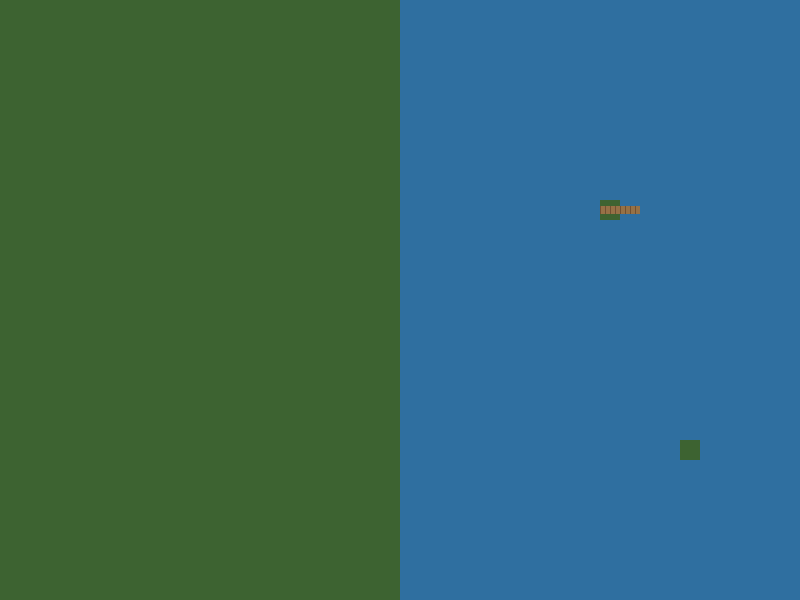

Rendered tile map (Tiled .tmx) drawn with the repository's tilesets; below, a short description and the full map source, tile grids included:
An orthogonal 40x30 tile map with 20x20 px tiles, 1 tile layer (Ground).

<map orientation="orthogonal" renderorder="right-down" width="40" height="30" tilewidth="20" tileheight="20">
<tileset firstgid="1" name="naval-ground" tilewidth="20" tileheight="20"><image source="../assets/naval-ground.png" width="100" height="160" />
<tile id="1"><properties><property name="water" value="" /></properties></tile>
<tile id="2"><properties><property name="water-bridge" value="" /></properties></tile>
<tile id="3"><properties><property name="water" value="" /><property name="water-bridge" value="false" /></properties></tile>
</tileset><layer name="Ground" width="40" height="30"><data encoding="csv">1,1,1,1,1,1,1,1,1,1,1,1,1,1,1,1,1,1,1,1,2,2,2,2,2,2,2,2,2,2,2,2,2,2,2,2,2,2,2,2,1,1,1,1,1,1,1,1,1,1,1,1,1,1,1,1,1,1,1,1,2,2,2,2,2,2,2,2,2,2,2,2,2,2,2,2,2,2,2,2,1,1,1,1,1,1,1,1,1,1,1,1,1,1,1,1,1,1,1,1,2,2,2,2,2,2,2,2,2,2,2,2,2,2,2,2,2,2,2,2,1,1,1,1,1,1,1,1,1,1,1,1,1,1,1,1,1,1,1,1,2,2,2,2,2,2,2,2,2,2,2,2,2,2,2,2,2,2,2,2,1,1,1,1,1,1,1,1,1,1,1,1,1,1,1,1,1,1,1,1,2,2,2,2,2,2,2,2,2,2,2,2,2,2,2,2,2,2,2,2,1,1,1,1,1,1,1,1,1,1,1,1,1,1,1,1,1,1,1,1,2,2,2,2,2,2,2,2,2,2,2,2,2,2,2,2,2,2,2,2,1,1,1,1,1,1,1,1,1,1,1,1,1,1,1,1,1,1,1,1,2,2,2,2,2,2,2,2,2,2,2,2,2,2,2,2,2,2,2,2,1,1,1,1,1,1,1,1,1,1,1,1,1,1,1,1,1,1,1,1,2,2,2,2,2,2,2,2,2,2,2,2,2,2,2,2,2,2,2,2,1,1,1,1,1,1,1,1,1,1,1,1,1,1,1,1,1,1,1,1,2,2,2,2,2,2,2,2,2,2,2,2,2,2,2,2,2,2,2,2,1,1,1,1,1,1,1,1,1,1,1,1,1,1,1,1,1,1,1,1,2,2,2,2,2,2,2,2,2,2,2,2,2,2,2,2,2,2,2,2,1,1,1,1,1,1,1,1,1,1,1,1,1,1,1,1,1,1,1,1,2,2,2,2,2,2,2,2,2,2,3,4,2,2,2,2,2,2,2,2,1,1,1,1,1,1,1,1,1,1,1,1,1,1,1,1,1,1,1,1,2,2,2,2,2,2,2,2,2,2,2,2,2,2,2,2,2,2,2,2,1,1,1,1,1,1,1,1,1,1,1,1,1,1,1,1,1,1,1,1,2,2,2,2,2,2,2,2,2,2,2,2,2,2,2,2,2,2,2,2,1,1,1,1,1,1,1,1,1,1,1,1,1,1,1,1,1,1,1,1,2,2,2,2,2,2,2,2,2,2,2,2,2,2,2,2,2,2,2,2,1,1,1,1,1,1,1,1,1,1,1,1,1,1,1,1,1,1,1,1,2,2,2,2,2,2,2,2,2,2,2,2,2,2,2,2,2,2,2,2,1,1,1,1,1,1,1,1,1,1,1,1,1,1,1,1,1,1,1,1,2,2,2,2,2,2,2,2,2,2,2,2,2,2,2,2,2,2,2,2,1,1,1,1,1,1,1,1,1,1,1,1,1,1,1,1,1,1,1,1,2,2,2,2,2,2,2,2,2,2,2,2,2,2,2,2,2,2,2,2,1,1,1,1,1,1,1,1,1,1,1,1,1,1,1,1,1,1,1,1,2,2,2,2,2,2,2,2,2,2,2,2,2,2,2,2,2,2,2,2,1,1,1,1,1,1,1,1,1,1,1,1,1,1,1,1,1,1,1,1,2,2,2,2,2,2,2,2,2,2,2,2,2,2,2,2,2,2,2,2,1,1,1,1,1,1,1,1,1,1,1,1,1,1,1,1,1,1,1,1,2,2,2,2,2,2,2,2,2,2,2,2,2,2,2,2,2,2,2,2,1,1,1,1,1,1,1,1,1,1,1,1,1,1,1,1,1,1,1,1,2,2,2,2,2,2,2,2,2,2,2,2,2,2,2,2,2,2,2,2,1,1,1,1,1,1,1,1,1,1,1,1,1,1,1,1,1,1,1,1,2,2,2,2,2,2,2,2,2,2,2,2,2,2,2,2,2,2,2,2,1,1,1,1,1,1,1,1,1,1,1,1,1,1,1,1,1,1,1,1,2,2,2,2,2,2,2,2,2,2,2,2,2,2,1,2,2,2,2,2,1,1,1,1,1,1,1,1,1,1,1,1,1,1,1,1,1,1,1,1,2,2,2,2,2,2,2,2,2,2,2,2,2,2,2,2,2,2,2,2,1,1,1,1,1,1,1,1,1,1,1,1,1,1,1,1,1,1,1,1,2,2,2,2,2,2,2,2,2,2,2,2,2,2,2,2,2,2,2,2,1,1,1,1,1,1,1,1,1,1,1,1,1,1,1,1,1,1,1,1,2,2,2,2,2,2,2,2,2,2,2,2,2,2,2,2,2,2,2,2,1,1,1,1,1,1,1,1,1,1,1,1,1,1,1,1,1,1,1,1,2,2,2,2,2,2,2,2,2,2,2,2,2,2,2,2,2,2,2,2,1,1,1,1,1,1,1,1,1,1,1,1,1,1,1,1,1,1,1,1,2,2,2,2,2,2,2,2,2,2,2,2,2,2,2,2,2,2,2,2,1,1,1,1,1,1,1,1,1,1,1,1,1,1,1,1,1,1,1,1,2,2,2,2,2,2,2,2,2,2,2,2,2,2,2,2,2,2,2,2,1,1,1,1,1,1,1,1,1,1,1,1,1,1,1,1,1,1,1,1,2,2,2,2,2,2,2,2,2,2,2,2,2,2,2,2,2,2,2,2</data></layer></map>
